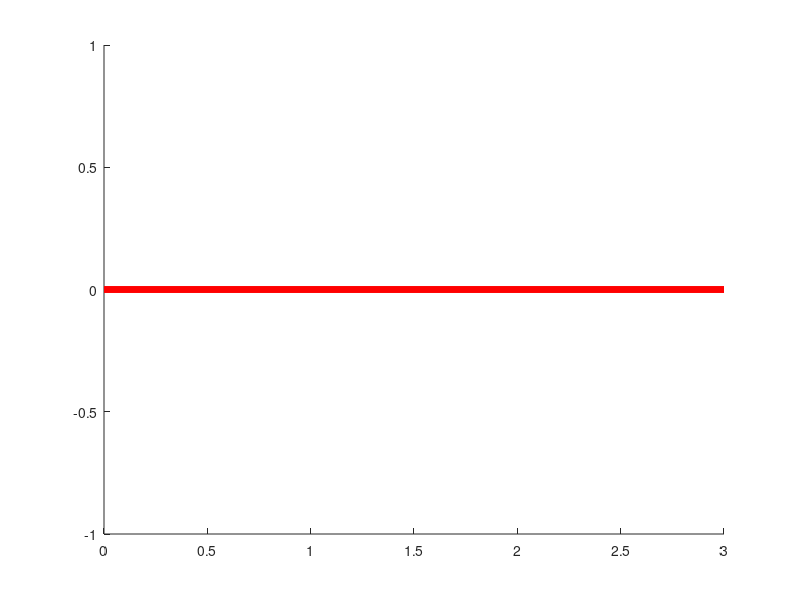

Reproduce this figure in MATLAB. (Note: this script raises an error after producing the figure.)
x0=0;y0=0;
x1=3;y1=0;
trunk=[x0 x1;y0 y1];
line(trunk(1,:),trunk(2,:),'Color','r','LineWidth', 5);
cantor(x0,y0,x1,y1,10);